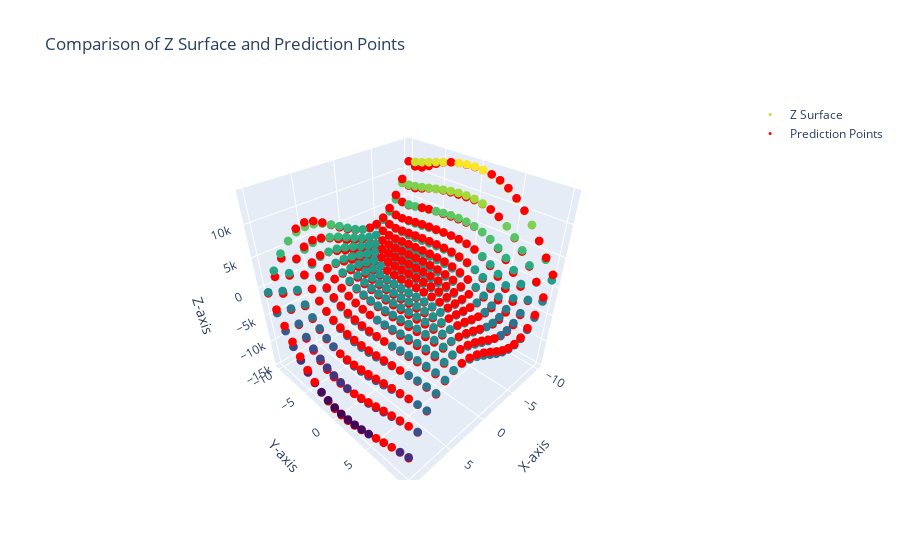

Notebook code for this chart:
### Code cell
comparison(XY, Z[:,0], net.Predict()[:,0])

### Figure 1 — Plotly figure (JSON) as saved in the notebook; plotly's stock layout.template omitted (floating-point values rounded to 4 significant figures; data arrays with more than 128 entries replaced by an {"elided": "..."} marker saying what was removed)
{"data": [{"marker": {"color": {"elided": "400 float values"}, "colorscale": [[0, "#440154"], [0.1111, "#482878"], [0.2222, "#3e4989"], [0.3333, "#31688e"], [0.4444, "#26828e"], [0.5556, "#1f9e89"], [0.6667, "#35b779"], [0.7778, "#6ece58"], [0.8889, "#b5de2b"], [1, "#fde725"]], "size": 3}, "mode": "markers", "name": "Z Surface", "type": "scatter3d", "x": {"elided": "400 float values"}, "y": {"elided": "400 float values"}, "z": {"elided": "400 float values"}}, {"marker": {"color": "red", "colorscale": [[0, "#440154"], [0.1111, "#482878"], [0.2222, "#3e4989"], [0.3333, "#31688e"], [0.4444, "#26828e"], [0.5556, "#1f9e89"], [0.6667, "#35b779"], [0.7778, "#6ece58"], [0.8889, "#b5de2b"], [1, "#fde725"]], "size": 3}, "mode": "markers", "name": "Prediction Points", "type": "scatter3d", "x": {"elided": "400 float values"}, "y": {"elided": "400 float values"}, "z": {"elided": "400 float values"}}], "layout": {"scene": {"xaxis": {"title": {"text": "X-axis"}}, "yaxis": {"title": {"text": "Y-axis"}}, "zaxis": {"title": {"text": "Z-axis"}}}, "title": {"text": "Comparison of Z Surface and Prediction Points"}}}
